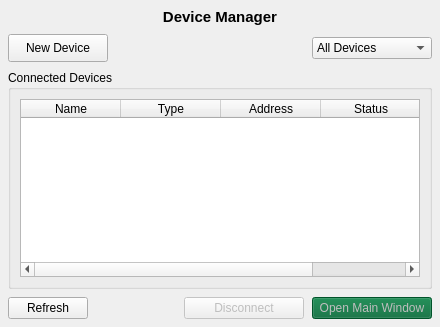
<?xml version="1.0" encoding="UTF-8"?>
<ui version="4.0">
 <class>DeviceManagerWidget</class>
 <widget class="QWidget" name="DeviceManagerWidget">
  <property name="geometry">
   <rect>
    <x>0</x>
    <y>0</y>
    <width>440</width>
    <height>327</height>
   </rect>
  </property>
  <property name="windowTitle">
   <string>Device Manager</string>
  </property>
  <layout class="QVBoxLayout" name="verticalLayout">
   <property name="spacing">
    <number>8</number>
   </property>
   <property name="leftMargin">
    <number>8</number>
   </property>
   <property name="topMargin">
    <number>8</number>
   </property>
   <property name="rightMargin">
    <number>8</number>
   </property>
   <property name="bottomMargin">
    <number>8</number>
   </property>
   <item>
    <widget class="QLabel" name="label_title">
     <property name="font">
      <font>
       <pointsize>11</pointsize>
       <weight>75</weight>
       <bold>true</bold>
      </font>
     </property>
     <property name="text">
      <string>Device Manager</string>
     </property>
     <property name="alignment">
      <set>Qt::AlignCenter</set>
     </property>
    </widget>
   </item>
   <item>
    <layout class="QHBoxLayout" name="horizontalLayout">
     <item>
      <widget class="QPushButton" name="push_button_new_device">
       <property name="minimumSize">
        <size>
         <width>100</width>
         <height>28</height>
        </size>
       </property>
       <property name="text">
        <string>New Device</string>
       </property>
       <property name="icon">
        <iconset>
         <normaloff>../../resources/icons/add_device.png</normaloff>../../resources/icons/add_device.png</iconset>
       </property>
      </widget>
     </item>
     <item>
      <spacer name="horizontalSpacer">
       <property name="orientation">
        <enum>Qt::Horizontal</enum>
       </property>
       <property name="sizeHint" stdset="0">
        <size>
         <width>40</width>
         <height>20</height>
        </size>
       </property>
      </spacer>
     </item>
     <item>
      <widget class="QComboBox" name="combo_box_filter">
       <property name="minimumSize">
        <size>
         <width>120</width>
         <height>0</height>
        </size>
       </property>
       <item>
        <property name="text">
         <string>All Devices</string>
        </property>
       </item>
       <item>
        <property name="text">
         <string>Serial</string>
        </property>
       </item>
       <item>
        <property name="text">
         <string>SSH</string>
        </property>
       </item>
       <item>
        <property name="text">
         <string>TCP/IP</string>
        </property>
       </item>
      </widget>
     </item>
    </layout>
   </item>
   <item>
    <widget class="QGroupBox" name="group_box_connected_devices">
     <property name="title">
      <string>Connected Devices</string>
     </property>
     <layout class="QVBoxLayout" name="verticalLayout_2">
      <item>
       <widget class="QTableWidget" name="table_widget_devices">
        <property name="selectionMode">
         <enum>QAbstractItemView::SingleSelection</enum>
        </property>
        <property name="selectionBehavior">
         <enum>QAbstractItemView::SelectRows</enum>
        </property>
        <column>
         <property name="text">
          <string>Name</string>
         </property>
        </column>
        <column>
         <property name="text">
          <string>Type</string>
         </property>
        </column>
        <column>
         <property name="text">
          <string>Address</string>
         </property>
        </column>
        <column>
         <property name="text">
          <string>Status</string>
         </property>
        </column>
       </widget>
      </item>
     </layout>
    </widget>
   </item>
   <item>
    <layout class="QHBoxLayout" name="horizontalLayout_2">
     <item>
      <widget class="QPushButton" name="push_button_refresh">
       <property name="text">
        <string>Refresh</string>
       </property>
      </widget>
     </item>
     <item>
      <spacer name="horizontalSpacer_2">
       <property name="orientation">
        <enum>Qt::Horizontal</enum>
       </property>
       <property name="sizeHint" stdset="0">
        <size>
         <width>40</width>
         <height>20</height>
        </size>
       </property>
      </spacer>
     </item>
     <item>
      <widget class="QPushButton" name="push_button_disconnect">
       <property name="enabled">
        <bool>false</bool>
       </property>
       <property name="minimumSize">
        <size>
         <width>120</width>
         <height>0</height>
        </size>
       </property>
       <property name="text">
        <string>Disconnect</string>
       </property>
      </widget>
     </item>
     <item>
      <widget class="QPushButton" name="push_button_open_main_window">
       <property name="enabled">
        <bool>false</bool>
       </property>
       <property name="minimumSize">
        <size>
         <width>120</width>
         <height>0</height>
        </size>
       </property>
       <property name="styleSheet">
        <string notr="true">background-color: rgb(0, 102, 51);</string>
       </property>
       <property name="text">
        <string>Open Main Window</string>
       </property>
      </widget>
     </item>
    </layout>
   </item>
  </layout>
 </widget>
 <resources/>
 <connections/>
</ui>
